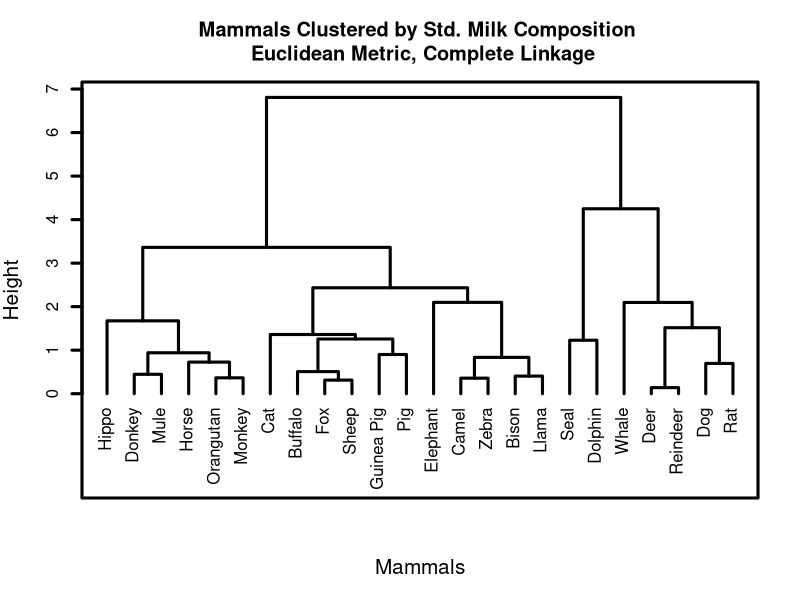
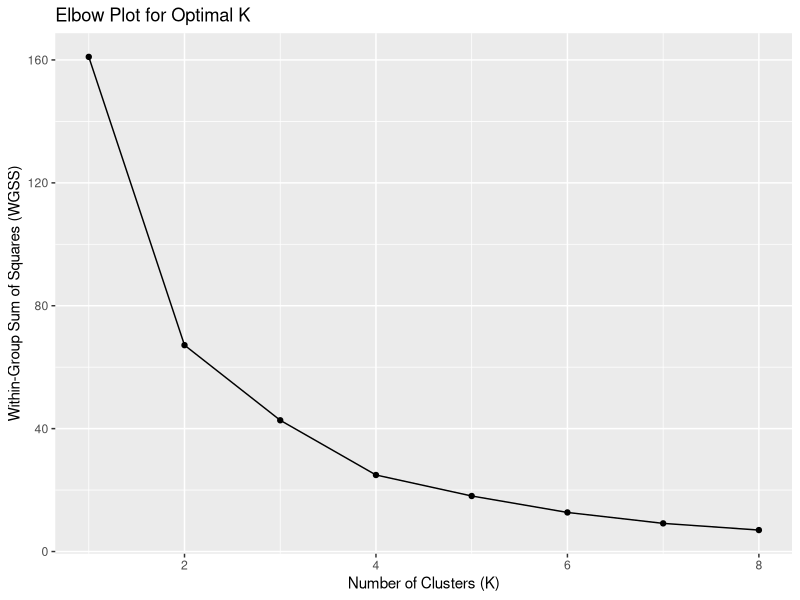

Write R code to recreate these figures, in order.
## ---- chunk 1
knitr::opts_chunk$set(warning=FALSE, message=FALSE)
## ---- chunk 2
library(tidyverse)
Mammals_Milk<-read.csv("Milk_Composition.csv",header=T,row.names=1)
head(Mammals_Milk)
## ---- chunk 3
summary(Mammals_Milk)
## ---- chunk 4
Mammals_Milk_Std<-round(scale(Mammals_Milk),2)
head(Mammals_Milk_Std)
## ---- chunk 5
clust <- hclust(dist(Mammals_Milk_Std, method = "euclidean"), method = "complete")

plot(clust, main = "Mammals Clustered by Std. Milk Composition \n Euclidean Metric, Complete Linkage",
     sub = "", xlab = "Mammals", cex.lab = 1.25, hang = -1, frame.plot = TRUE, lwd = 3)

## ---- chunk 6
set.seed(125)

MMilk_km_3 <- kmeans(Mammals_Milk, centers = 3, nstart = 100)

MMilk_km_4 <- kmeans(Mammals_Milk, centers = 4, nstart = 100)

Mammals_Milk$km_3 <- MMilk_km_3$cluster
Mammals_Milk$km_4 <- MMilk_km_4$cluster

sorted_data_km_3 <- Mammals_Milk[order(Mammals_Milk$km_3), ]
sorted_data_km_4 <- Mammals_Milk[order(Mammals_Milk$km_4), ]

print("Sorted Table for K = 3:")
print(sorted_data_km_3)

print("Sorted Table for K = 4:")
print(sorted_data_km_4)


## ---- chunk 7
MMilk_Agg_K3 <- Mammals_Milk %>%
  group_by(km_3) %>%
  summarize(
    Count = n(),
    Mean_Water = round(mean(Water), 2),
    Mean_Protein = round(mean(Protein), 2),
    Mean_Fat = round(mean(Fat), 2),
    Mean_Lactose = round(mean(Lactose), 2),
    Mean_Ash = round(mean(Ash), 2)
  )

MMilk_Agg_K4 <- Mammals_Milk %>%
  group_by(km_4) %>%
  summarize(
    Count = n(),
    Mean_Water = round(mean(Water), 2),
    Mean_Protein = round(mean(Protein), 2),
    Mean_Fat = round(mean(Fat), 2),
    Mean_Lactose = round(mean(Lactose), 2),
    Mean_Ash = round(mean(Ash), 2)
  )

print("Summary Table for K = 3:")
print(MMilk_Agg_K3)

print("Summary Table for K = 4:")
print(MMilk_Agg_K4)

## ---- chunk 8
set.seed(125)
library(ggplot2)
wss_values <- c()

for (k in 1:8) {
  kmeans_result <- kmeans(scale(Mammals_Milk), centers = k, nstart = 50)
  wss_values <- c(wss_values, kmeans_result$tot.withinss)
}

elbow_data <- data.frame(K = 1:8, WGSS = wss_values)

elbow_plot <- ggplot(elbow_data, aes(x = K, y = WGSS)) +
  geom_line() +
  geom_point() +
  labs(title = "Elbow Plot for Optimal K") +
  xlab("Number of Clusters (K)") +
  ylab("Within-Group Sum of Squares (WGSS)")

print(elbow_plot)
#  How many clusters does the elbow plot suggest? How does this compare to your impression from the dendrogram in Question 2?

